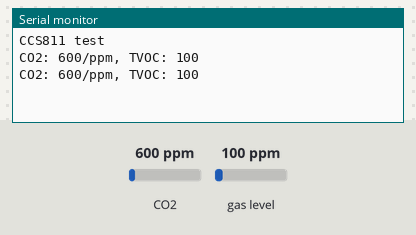
Recording of a sketch running on a simulated Arduino Uno, built with avr-gcc and run on an emulated ATmega328P. Parts: the last lines printed to the serial monitor. The inputs (shaded band) are chosen by the test bench; at power-on: CO2 600 ppm, gas level 100 ppm.

Above: at 1.6 s.
1.7 s: CO2 set to 452 ppm
At 1.7 s:
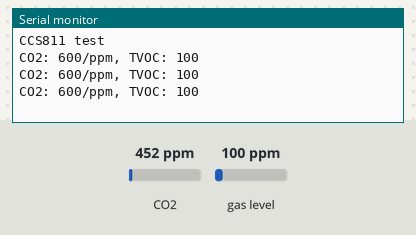
3.2 s: gas level set to 20 ppm
At 3.9 s:
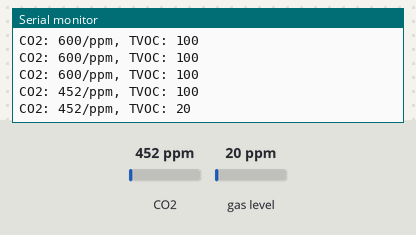
4.7 s: CO2 set to 1050 ppm
At 5.3 s:
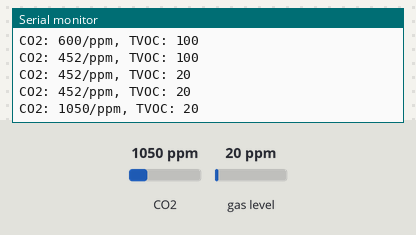
Timing chart, 0 to 7.7 s (numbered marks = the images above; inputs shaded):
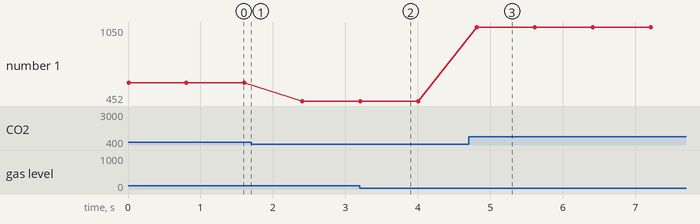

Measured:
- after the input at 3.2 s, the serial monitor: prints a new line at once (image 2)
- after the input at 4.7 s, the serial monitor: prints a new line after 0.11 s (image 3)
- plotted number 1: 600 → 452 after the input at 1.7 s, 452 → 1050 after the input at 4.7 s

The sketch:

ccs811.ino
```cpp
#include <Adafruit_CCS811.h>
Adafruit_CCS811 ccs;
void setup() {
  Serial.begin(9600);
  Serial.println("CCS811 test");
  if (!ccs.begin()) {
    Serial.println("Failed to start sensor! Please check your wiring.");
    while (1);
  }
}
void loop() {
  if (!ccs.readData()) {
    Serial.print("CO2: ");
    Serial.print(ccs.geteCO2());
    Serial.print("/");
    Serial.print("ppm, TVOC: ");
    Serial.println(ccs.getTVOC());
  }

  delay(800);

}
```
